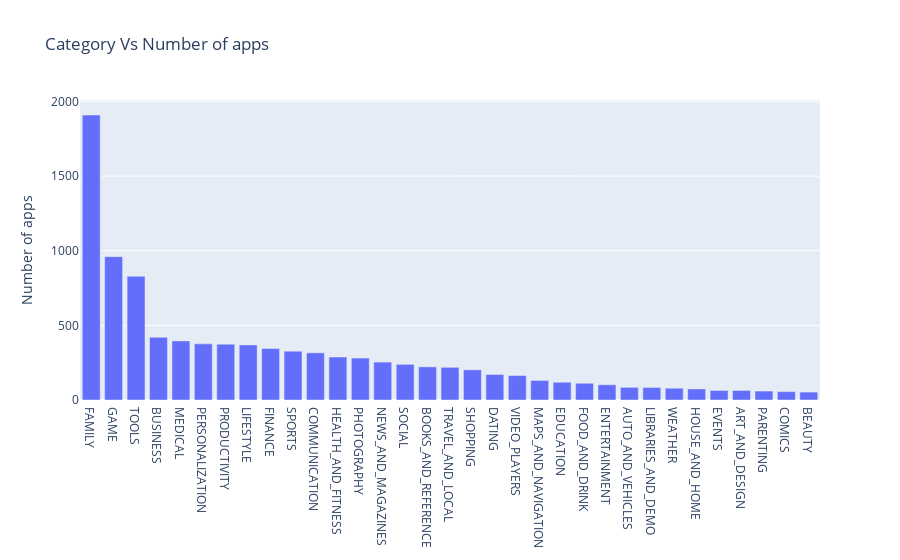

The cell this chart's notebook holds for it:
### Code cell
import plotly.express as px

# Total number of unique categories
num_categories = apps['Category'].nunique()
print('Number of categories = ', num_categories)

# Count the number of apps in each 'Category'. 
num_apps_in_category = apps['Category'].value_counts()

fig = px.bar(num_apps_in_category, x=num_apps_in_category.index, y=num_apps_in_category.values, 
             title="Category Vs Number of apps")
fig.update_layout(xaxis_title=None, yaxis_title = 'Number of apps')
fig.show()

### Figure 1 — Plotly figure (JSON) as saved in the notebook; plotly's stock layout.template omitted (floating-point values rounded to 4 significant figures)
{"data": [{"alignmentgroup": "True", "hovertemplate": "index=%{x}<br>y=%{y}<extra></extra>", "legendgroup": "", "marker": {"color": "#636efa", "pattern": {"shape": ""}}, "name": "", "offsetgroup": "", "orientation": "v", "showlegend": false, "textposition": "auto", "type": "bar", "x": ["FAMILY", "GAME", "TOOLS", "BUSINESS", "MEDICAL", "PERSONALIZATION", "PRODUCTIVITY", "LIFESTYLE", "FINANCE", "SPORTS", "COMMUNICATION", "HEALTH_AND_FITNESS", "PHOTOGRAPHY", "NEWS_AND_MAGAZINES", "SOCIAL", "BOOKS_AND_REFERENCE", "TRAVEL_AND_LOCAL", "SHOPPING", "DATING", "VIDEO_PLAYERS", "MAPS_AND_NAVIGATION", "EDUCATION", "FOOD_AND_DRINK", "ENTERTAINMENT", "AUTO_AND_VEHICLES", "LIBRARIES_AND_DEMO", "WEATHER", "HOUSE_AND_HOME", "EVENTS", "ART_AND_DESIGN", "PARENTING", "COMICS", "BEAUTY"], "xaxis": "x", "y": [1909, 960, 829, 420, 396, 376, 374, 369, 345, 327, 316, 288, 281, 254, 239, 222, 219, 202, 171, 164, 131, 119, 112, 102, 85, 84, 79, 74, 64, 64, 60, 56, 53], "yaxis": "y"}], "layout": {"barmode": "relative", "legend": {"tracegroupgap": 0}, "title": {"text": "Category Vs Number of apps"}, "xaxis": {"anchor": "y", "domain": [0, 1], "title": {}}, "yaxis": {"anchor": "x", "domain": [0, 1], "title": {"text": "Number of apps"}}}}
